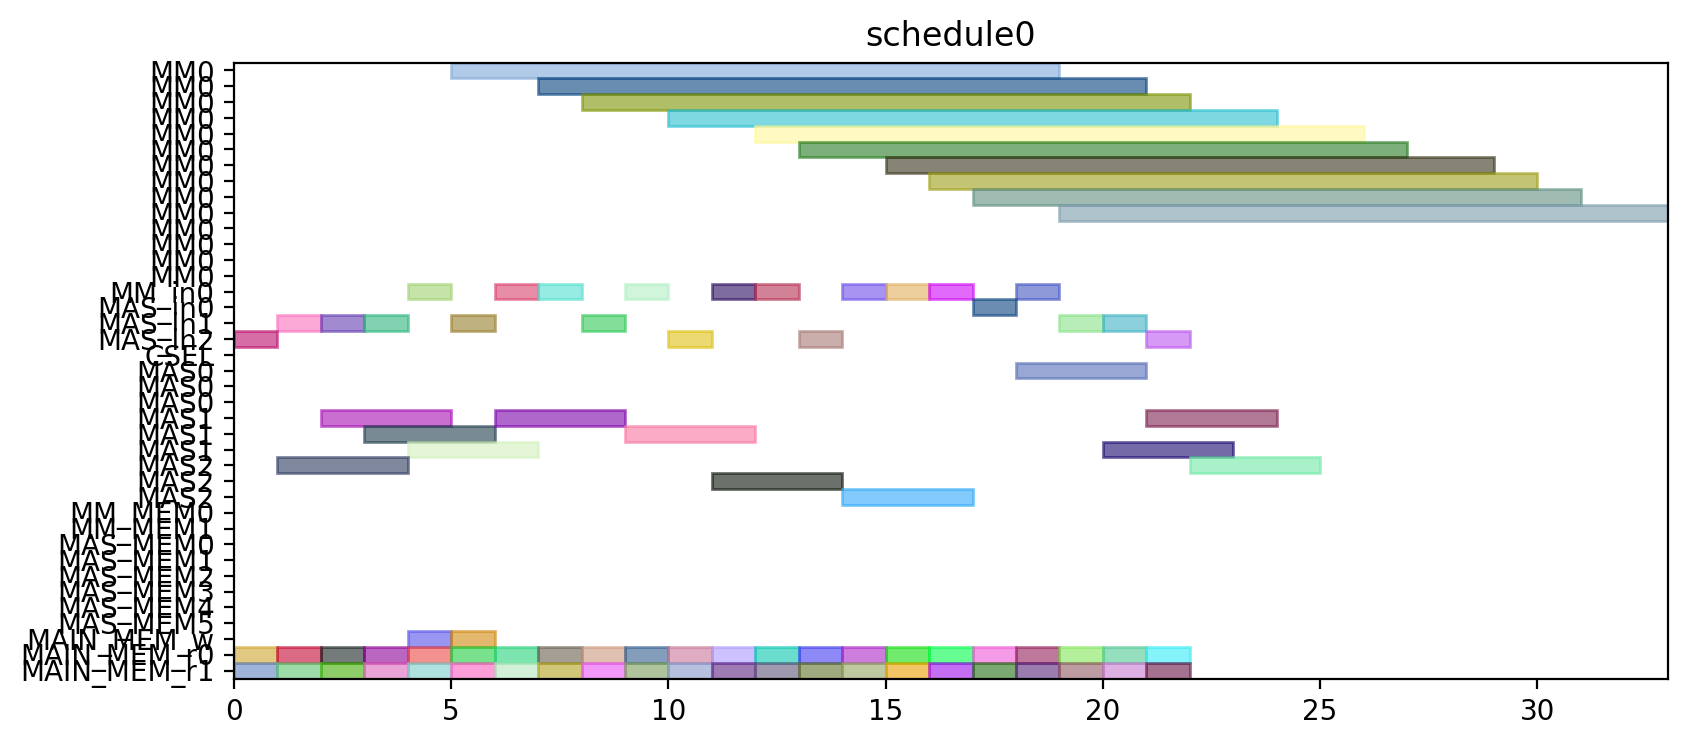

This chart was generated by the following Python code:
from pyschedule import Scenario, solvers, plotters, alt


def solve():
	horizon = 120
	S = Scenario("schedule0", horizon=horizon)

	# resource
	MM = S.Resources('MM', num=1, size=14)
	MM_in = S.Resources('MM_in', num=1)
	MAS_in = S.Resources('MAS_in', num=3)
	CSEL = S.Resource('CSEL')
	MAS = S.Resources('MAS', num=3, size=3, periods=range(1, horizon))
	MM_MEM = S.Resources('MM_MEM', num=2)
	MAS_MEM = S.Resources('MAS_MEM', num=6)
	MAIN_MEM_w = S.Resource('MAIN_MEM_w', size=1)
	MAIN_MEM_r = S.Resources('MAIN_MEM_r', num=2)

	# result of previous scheduling

	# new tasks
	c10_t0 = S.Task('c10_t0', length=14, delay_cost=1)
	c10_t0 += alt(MM)
	c10_t0_in = S.Task('c10_t0_in', length=1, delay_cost=1)
	c10_t0_in += alt(MM_in)
	S += c10_t0_in*MM_in[0]<=c10_t0*MM[0]
	c10_t0_mem0 = S.Task('c10_t0_mem0', length=1, delay_cost=1)
	c10_t0_mem0 += MAIN_MEM_r[0]
	S += c10_t0_mem0 <= c10_t0

	c10_t0_mem1 = S.Task('c10_t0_mem1', length=1, delay_cost=1)
	c10_t0_mem1 += MAIN_MEM_r[1]
	S += c10_t0_mem1 <= c10_t0

	c10_t1 = S.Task('c10_t1', length=14, delay_cost=1)
	c10_t1 += alt(MM)
	c10_t1_in = S.Task('c10_t1_in', length=1, delay_cost=1)
	c10_t1_in += alt(MM_in)
	S += c10_t1_in*MM_in[0]<=c10_t1*MM[0]
	c10_t1_mem0 = S.Task('c10_t1_mem0', length=1, delay_cost=1)
	c10_t1_mem0 += MAIN_MEM_r[0]
	S += c10_t1_mem0 <= c10_t1

	c10_t1_mem1 = S.Task('c10_t1_mem1', length=1, delay_cost=1)
	c10_t1_mem1 += MAIN_MEM_r[1]
	S += c10_t1_mem1 <= c10_t1

	c10_t2 = S.Task('c10_t2', length=3, delay_cost=1)
	c10_t2 += alt(MAS)
	c10_t2_in = S.Task('c10_t2_in', length=1, delay_cost=1)
	c10_t2_in += alt(MAS_in)
	S += c10_t2_in*MAS_in[0]<=c10_t2*MAS[0]

	S += c10_t2_in*MAS_in[1]<=c10_t2*MAS[1]

	S += c10_t2_in*MAS_in[2]<=c10_t2*MAS[2]

	c10_t2_mem0 = S.Task('c10_t2_mem0', length=1, delay_cost=1)
	c10_t2_mem0 += MAIN_MEM_r[0]
	S += c10_t2_mem0 <= c10_t2

	c10_t2_mem1 = S.Task('c10_t2_mem1', length=1, delay_cost=1)
	c10_t2_mem1 += MAIN_MEM_r[1]
	S += c10_t2_mem1 <= c10_t2

	c10_t3 = S.Task('c10_t3', length=3, delay_cost=1)
	c10_t3 += alt(MAS)
	c10_t3_in = S.Task('c10_t3_in', length=1, delay_cost=1)
	c10_t3_in += alt(MAS_in)
	S += c10_t3_in*MAS_in[0]<=c10_t3*MAS[0]

	S += c10_t3_in*MAS_in[1]<=c10_t3*MAS[1]

	S += c10_t3_in*MAS_in[2]<=c10_t3*MAS[2]

	c10_t3_mem0 = S.Task('c10_t3_mem0', length=1, delay_cost=1)
	c10_t3_mem0 += MAIN_MEM_r[0]
	S += c10_t3_mem0 <= c10_t3

	c10_t3_mem1 = S.Task('c10_t3_mem1', length=1, delay_cost=1)
	c10_t3_mem1 += MAIN_MEM_r[1]
	S += c10_t3_mem1 <= c10_t3

	c20_t0 = S.Task('c20_t0', length=14, delay_cost=1)
	c20_t0 += alt(MM)
	c20_t0_in = S.Task('c20_t0_in', length=1, delay_cost=1)
	c20_t0_in += alt(MM_in)
	S += c20_t0_in*MM_in[0]<=c20_t0*MM[0]
	c20_t0_mem0 = S.Task('c20_t0_mem0', length=1, delay_cost=1)
	c20_t0_mem0 += MAIN_MEM_r[0]
	S += c20_t0_mem0 <= c20_t0

	c20_t0_mem1 = S.Task('c20_t0_mem1', length=1, delay_cost=1)
	c20_t0_mem1 += MAIN_MEM_r[1]
	S += c20_t0_mem1 <= c20_t0

	c20_t1 = S.Task('c20_t1', length=14, delay_cost=1)
	c20_t1 += alt(MM)
	c20_t1_in = S.Task('c20_t1_in', length=1, delay_cost=1)
	c20_t1_in += alt(MM_in)
	S += c20_t1_in*MM_in[0]<=c20_t1*MM[0]
	c20_t1_mem0 = S.Task('c20_t1_mem0', length=1, delay_cost=1)
	c20_t1_mem0 += MAIN_MEM_r[0]
	S += c20_t1_mem0 <= c20_t1

	c20_t1_mem1 = S.Task('c20_t1_mem1', length=1, delay_cost=1)
	c20_t1_mem1 += MAIN_MEM_r[1]
	S += c20_t1_mem1 <= c20_t1

	c20_t2 = S.Task('c20_t2', length=3, delay_cost=1)
	c20_t2 += alt(MAS)
	c20_t2_in = S.Task('c20_t2_in', length=1, delay_cost=1)
	c20_t2_in += alt(MAS_in)
	S += c20_t2_in*MAS_in[0]<=c20_t2*MAS[0]

	S += c20_t2_in*MAS_in[1]<=c20_t2*MAS[1]

	S += c20_t2_in*MAS_in[2]<=c20_t2*MAS[2]

	c20_t2_mem0 = S.Task('c20_t2_mem0', length=1, delay_cost=1)
	c20_t2_mem0 += MAIN_MEM_r[0]
	S += c20_t2_mem0 <= c20_t2

	c20_t2_mem1 = S.Task('c20_t2_mem1', length=1, delay_cost=1)
	c20_t2_mem1 += MAIN_MEM_r[1]
	S += c20_t2_mem1 <= c20_t2

	c20_t3 = S.Task('c20_t3', length=3, delay_cost=1)
	c20_t3 += alt(MAS)
	c20_t3_in = S.Task('c20_t3_in', length=1, delay_cost=1)
	c20_t3_in += alt(MAS_in)
	S += c20_t3_in*MAS_in[0]<=c20_t3*MAS[0]

	S += c20_t3_in*MAS_in[1]<=c20_t3*MAS[1]

	S += c20_t3_in*MAS_in[2]<=c20_t3*MAS[2]

	c20_t3_mem0 = S.Task('c20_t3_mem0', length=1, delay_cost=1)
	c20_t3_mem0 += MAIN_MEM_r[0]
	S += c20_t3_mem0 <= c20_t3

	c20_t3_mem1 = S.Task('c20_t3_mem1', length=1, delay_cost=1)
	c20_t3_mem1 += MAIN_MEM_r[1]
	S += c20_t3_mem1 <= c20_t3

	c01_t0 = S.Task('c01_t0', length=14, delay_cost=1)
	c01_t0 += alt(MM)
	c01_t0_in = S.Task('c01_t0_in', length=1, delay_cost=1)
	c01_t0_in += alt(MM_in)
	S += c01_t0_in*MM_in[0]<=c01_t0*MM[0]
	c01_t0_mem0 = S.Task('c01_t0_mem0', length=1, delay_cost=1)
	c01_t0_mem0 += MAIN_MEM_r[0]
	S += c01_t0_mem0 <= c01_t0

	c01_t0_mem1 = S.Task('c01_t0_mem1', length=1, delay_cost=1)
	c01_t0_mem1 += MAIN_MEM_r[1]
	S += c01_t0_mem1 <= c01_t0

	c01_t1 = S.Task('c01_t1', length=14, delay_cost=1)
	c01_t1 += alt(MM)
	c01_t1_in = S.Task('c01_t1_in', length=1, delay_cost=1)
	c01_t1_in += alt(MM_in)
	S += c01_t1_in*MM_in[0]<=c01_t1*MM[0]
	c01_t1_mem0 = S.Task('c01_t1_mem0', length=1, delay_cost=1)
	c01_t1_mem0 += MAIN_MEM_r[0]
	S += c01_t1_mem0 <= c01_t1

	c01_t1_mem1 = S.Task('c01_t1_mem1', length=1, delay_cost=1)
	c01_t1_mem1 += MAIN_MEM_r[1]
	S += c01_t1_mem1 <= c01_t1

	c01_t2 = S.Task('c01_t2', length=3, delay_cost=1)
	c01_t2 += alt(MAS)
	c01_t2_in = S.Task('c01_t2_in', length=1, delay_cost=1)
	c01_t2_in += alt(MAS_in)
	S += c01_t2_in*MAS_in[0]<=c01_t2*MAS[0]

	S += c01_t2_in*MAS_in[1]<=c01_t2*MAS[1]

	S += c01_t2_in*MAS_in[2]<=c01_t2*MAS[2]

	c01_t2_mem0 = S.Task('c01_t2_mem0', length=1, delay_cost=1)
	c01_t2_mem0 += MAIN_MEM_r[0]
	S += c01_t2_mem0 <= c01_t2

	c01_t2_mem1 = S.Task('c01_t2_mem1', length=1, delay_cost=1)
	c01_t2_mem1 += MAIN_MEM_r[1]
	S += c01_t2_mem1 <= c01_t2

	c01_t3 = S.Task('c01_t3', length=3, delay_cost=1)
	c01_t3 += alt(MAS)
	c01_t3_in = S.Task('c01_t3_in', length=1, delay_cost=1)
	c01_t3_in += alt(MAS_in)
	S += c01_t3_in*MAS_in[0]<=c01_t3*MAS[0]

	S += c01_t3_in*MAS_in[1]<=c01_t3*MAS[1]

	S += c01_t3_in*MAS_in[2]<=c01_t3*MAS[2]

	c01_t3_mem0 = S.Task('c01_t3_mem0', length=1, delay_cost=1)
	c01_t3_mem0 += MAIN_MEM_r[0]
	S += c01_t3_mem0 <= c01_t3

	c01_t3_mem1 = S.Task('c01_t3_mem1', length=1, delay_cost=1)
	c01_t3_mem1 += MAIN_MEM_r[1]
	S += c01_t3_mem1 <= c01_t3

	c11_t0 = S.Task('c11_t0', length=14, delay_cost=1)
	c11_t0 += alt(MM)
	c11_t0_in = S.Task('c11_t0_in', length=1, delay_cost=1)
	c11_t0_in += alt(MM_in)
	S += c11_t0_in*MM_in[0]<=c11_t0*MM[0]
	c11_t0_mem0 = S.Task('c11_t0_mem0', length=1, delay_cost=1)
	c11_t0_mem0 += MAIN_MEM_r[0]
	S += c11_t0_mem0 <= c11_t0

	c11_t0_mem1 = S.Task('c11_t0_mem1', length=1, delay_cost=1)
	c11_t0_mem1 += MAIN_MEM_r[1]
	S += c11_t0_mem1 <= c11_t0

	c11_t1 = S.Task('c11_t1', length=14, delay_cost=1)
	c11_t1 += alt(MM)
	c11_t1_in = S.Task('c11_t1_in', length=1, delay_cost=1)
	c11_t1_in += alt(MM_in)
	S += c11_t1_in*MM_in[0]<=c11_t1*MM[0]
	c11_t1_mem0 = S.Task('c11_t1_mem0', length=1, delay_cost=1)
	c11_t1_mem0 += MAIN_MEM_r[0]
	S += c11_t1_mem0 <= c11_t1

	c11_t1_mem1 = S.Task('c11_t1_mem1', length=1, delay_cost=1)
	c11_t1_mem1 += MAIN_MEM_r[1]
	S += c11_t1_mem1 <= c11_t1

	c11_t2 = S.Task('c11_t2', length=3, delay_cost=1)
	c11_t2 += alt(MAS)
	c11_t2_in = S.Task('c11_t2_in', length=1, delay_cost=1)
	c11_t2_in += alt(MAS_in)
	S += c11_t2_in*MAS_in[0]<=c11_t2*MAS[0]

	S += c11_t2_in*MAS_in[1]<=c11_t2*MAS[1]

	S += c11_t2_in*MAS_in[2]<=c11_t2*MAS[2]

	c11_t2_mem0 = S.Task('c11_t2_mem0', length=1, delay_cost=1)
	c11_t2_mem0 += MAIN_MEM_r[0]
	S += c11_t2_mem0 <= c11_t2

	c11_t2_mem1 = S.Task('c11_t2_mem1', length=1, delay_cost=1)
	c11_t2_mem1 += MAIN_MEM_r[1]
	S += c11_t2_mem1 <= c11_t2

	c11_t3 = S.Task('c11_t3', length=3, delay_cost=1)
	c11_t3 += alt(MAS)
	c11_t3_in = S.Task('c11_t3_in', length=1, delay_cost=1)
	c11_t3_in += alt(MAS_in)
	S += c11_t3_in*MAS_in[0]<=c11_t3*MAS[0]

	S += c11_t3_in*MAS_in[1]<=c11_t3*MAS[1]

	S += c11_t3_in*MAS_in[2]<=c11_t3*MAS[2]

	c11_t3_mem0 = S.Task('c11_t3_mem0', length=1, delay_cost=1)
	c11_t3_mem0 += MAIN_MEM_r[0]
	S += c11_t3_mem0 <= c11_t3

	c11_t3_mem1 = S.Task('c11_t3_mem1', length=1, delay_cost=1)
	c11_t3_mem1 += MAIN_MEM_r[1]
	S += c11_t3_mem1 <= c11_t3

	c21_t0 = S.Task('c21_t0', length=14, delay_cost=1)
	c21_t0 += alt(MM)
	c21_t0_in = S.Task('c21_t0_in', length=1, delay_cost=1)
	c21_t0_in += alt(MM_in)
	S += c21_t0_in*MM_in[0]<=c21_t0*MM[0]
	c21_t0_mem0 = S.Task('c21_t0_mem0', length=1, delay_cost=1)
	c21_t0_mem0 += MAIN_MEM_r[0]
	S += c21_t0_mem0 <= c21_t0

	c21_t0_mem1 = S.Task('c21_t0_mem1', length=1, delay_cost=1)
	c21_t0_mem1 += MAIN_MEM_r[1]
	S += c21_t0_mem1 <= c21_t0

	c21_t1 = S.Task('c21_t1', length=14, delay_cost=1)
	c21_t1 += alt(MM)
	c21_t1_in = S.Task('c21_t1_in', length=1, delay_cost=1)
	c21_t1_in += alt(MM_in)
	S += c21_t1_in*MM_in[0]<=c21_t1*MM[0]
	c21_t1_mem0 = S.Task('c21_t1_mem0', length=1, delay_cost=1)
	c21_t1_mem0 += MAIN_MEM_r[0]
	S += c21_t1_mem0 <= c21_t1

	c21_t1_mem1 = S.Task('c21_t1_mem1', length=1, delay_cost=1)
	c21_t1_mem1 += MAIN_MEM_r[1]
	S += c21_t1_mem1 <= c21_t1

	c21_t2 = S.Task('c21_t2', length=3, delay_cost=1)
	c21_t2 += alt(MAS)
	c21_t2_in = S.Task('c21_t2_in', length=1, delay_cost=1)
	c21_t2_in += alt(MAS_in)
	S += c21_t2_in*MAS_in[0]<=c21_t2*MAS[0]

	S += c21_t2_in*MAS_in[1]<=c21_t2*MAS[1]

	S += c21_t2_in*MAS_in[2]<=c21_t2*MAS[2]

	c21_t2_mem0 = S.Task('c21_t2_mem0', length=1, delay_cost=1)
	c21_t2_mem0 += MAIN_MEM_r[0]
	S += c21_t2_mem0 <= c21_t2

	c21_t2_mem1 = S.Task('c21_t2_mem1', length=1, delay_cost=1)
	c21_t2_mem1 += MAIN_MEM_r[1]
	S += c21_t2_mem1 <= c21_t2

	c21_t3 = S.Task('c21_t3', length=3, delay_cost=1)
	c21_t3 += alt(MAS)
	c21_t3_in = S.Task('c21_t3_in', length=1, delay_cost=1)
	c21_t3_in += alt(MAS_in)
	S += c21_t3_in*MAS_in[0]<=c21_t3*MAS[0]

	S += c21_t3_in*MAS_in[1]<=c21_t3*MAS[1]

	S += c21_t3_in*MAS_in[2]<=c21_t3*MAS[2]

	c21_t3_mem0 = S.Task('c21_t3_mem0', length=1, delay_cost=1)
	c21_t3_mem0 += MAIN_MEM_r[0]
	S += c21_t3_mem0 <= c21_t3

	c21_t3_mem1 = S.Task('c21_t3_mem1', length=1, delay_cost=1)
	c21_t3_mem1 += MAIN_MEM_r[1]
	S += c21_t3_mem1 <= c21_t3

	c000 = S.Task('c000', length=3, delay_cost=1)
	c000 += alt(MAS)
	c000_in = S.Task('c000_in', length=1, delay_cost=1)
	c000_in += alt(MAS_in)
	S += c000_in*MAS_in[0]<=c000*MAS[0]

	S += c000_in*MAS_in[1]<=c000*MAS[1]

	S += c000_in*MAS_in[2]<=c000*MAS[2]

	S += 0<c000

	c000_w = S.Task('c000_w', length=1, delay_cost=1)
	c000_w += alt(MAIN_MEM_w)
	S += c000 <= c000_w

	c000_mem0 = S.Task('c000_mem0', length=1, delay_cost=1)
	c000_mem0 += MAIN_MEM_r[0]
	S += c000_mem0 <= c000

	c000_mem1 = S.Task('c000_mem1', length=1, delay_cost=1)
	c000_mem1 += MAIN_MEM_r[1]
	S += c000_mem1 <= c000

	c001 = S.Task('c001', length=3, delay_cost=1)
	c001 += alt(MAS)
	c001_in = S.Task('c001_in', length=1, delay_cost=1)
	c001_in += alt(MAS_in)
	S += c001_in*MAS_in[0]<=c001*MAS[0]

	S += c001_in*MAS_in[1]<=c001*MAS[1]

	S += c001_in*MAS_in[2]<=c001*MAS[2]

	S += 0<c001

	c001_w = S.Task('c001_w', length=1, delay_cost=1)
	c001_w += alt(MAIN_MEM_w)
	S += c001 <= c001_w

	c001_mem0 = S.Task('c001_mem0', length=1, delay_cost=1)
	c001_mem0 += MAIN_MEM_r[0]
	S += c001_mem0 <= c001

	c001_mem1 = S.Task('c001_mem1', length=1, delay_cost=1)
	c001_mem1 += MAIN_MEM_r[1]
	S += c001_mem1 <= c001

	solvers.mip.solve(S,msg=1,kind='CPLEX',ratio_gap=1.01)

	solution = [['hoge']*len(S.solution()[1]) for i in range(len(S.solution()))]
	for i in range(len(S.solution())):
		for j in range(len(S.solution()[i])):
			solution[i][j]=str(S.solution()[i][j])
	print(solution)

	cycles = int(solution[-1][3])

	pic_file_name = "/mnt/rose/usr1/fukuda/ABE/multiRAM_multiMAS_16mux/scheduling_result/stage14MM1_stage3MAS3/FROB/schedule0.png"
	if(S.solution() != []):
		plotters.matplotlib.plot(S,img_filename=pic_file_name, show_task_labels=False, fig_size=(cycles*0.25+3, 4))

	return solution
